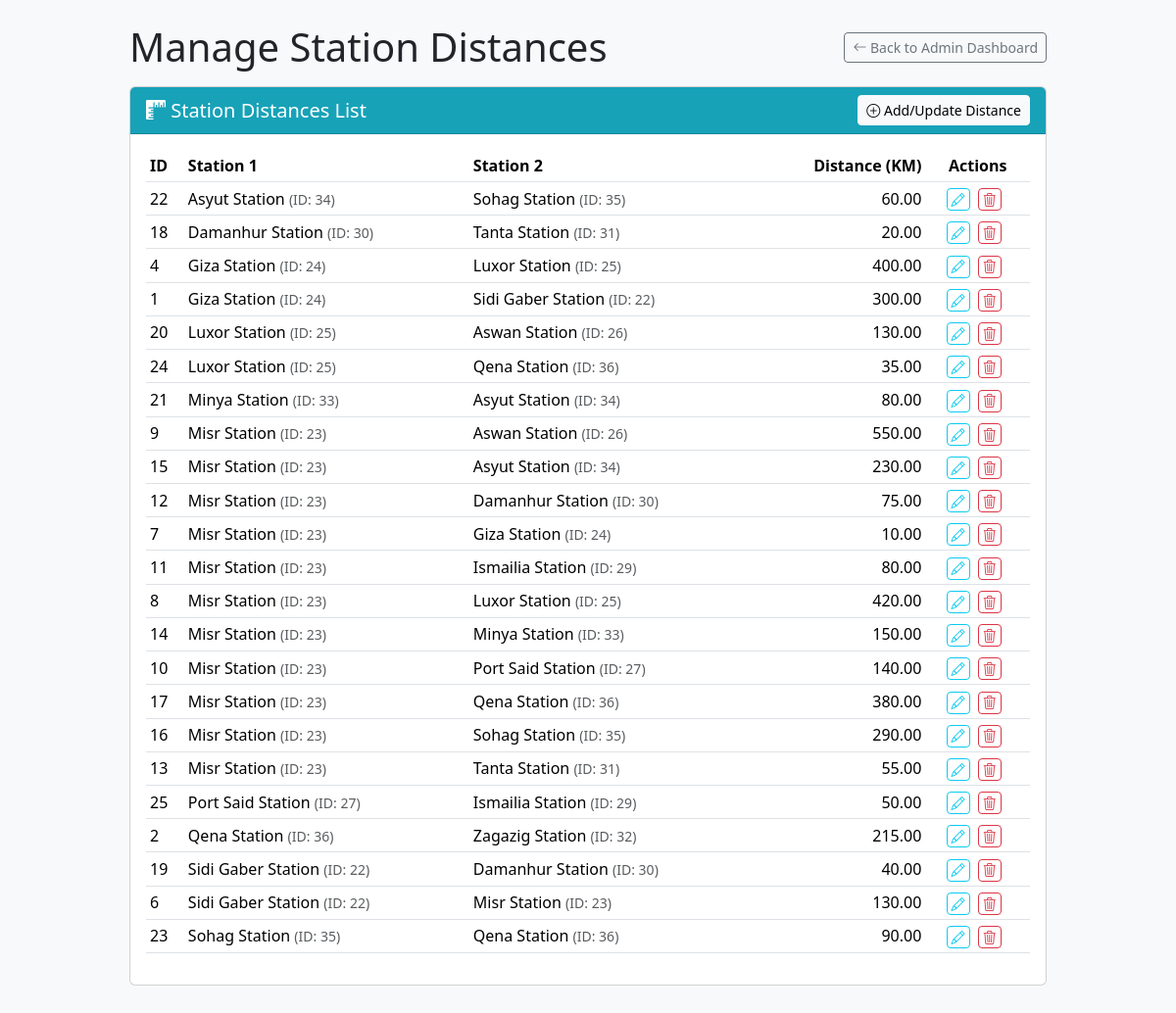
Page /views/Admin/pricing_management.php (signed in) on the committed database.
### tables this page shows
CREATE TABLE `station_distances` (
  `distance_id` int(11) NOT NULL,
  `station1_id` int(11) NOT NULL,
  `station2_id` int(11) NOT NULL,
  `distance` decimal(10,2) NOT NULL COMMENT 'Distance in miles',
  `created_at` timestamp NOT NULL DEFAULT current_timestamp()
);

CREATE TABLE `stations` (
  `station_id` int(11) NOT NULL,
  `station_code` varchar(10) NOT NULL,
  `station_name` varchar(100) NOT NULL,
  `city` varchar(100) NOT NULL,
  `created_at` timestamp NOT NULL DEFAULT current_timestamp(),
  `updated_at` timestamp NOT NULL DEFAULT current_timestamp() ON UPDATE current_timestamp(),
  `is_active` tinyint(1) NOT NULL DEFAULT 1 COMMENT '1 for active, 0 for inactive'
);

### config/DBController.php (called while the page is built, shortened)
<?php
class DBController {
    private $dbHost = 'localhost';
    private $dbUser = 'root';
    private $dbPassword = '';
    private $dbName = 'ticket_system';
    private $connection;
    private static $instance = null;
    private function __construct($dbName = 'ticket_system') {
        $this->dbName = $dbName;
    }
    public static function getInstance($dbName = 'ticket_system') {
        if (self::$instance === null) {
            self::$instance = new DBController($dbName);
        }
        return self::$instance;
    }
    public function openConnection() {
        $this->connection = new mysqli($this->dbHost, $this->dbUser, $this->dbPassword, $this->dbName);
        return true;
    }
    public function select($qry, $params = []) {
        $result = $this->connection->query($qry);
        return $result->fetch_all(MYSQLI_ASSOC);
    }
}
?>

### models/StationDistance.php (called while the page is built, shortened)
<?php
class StationDistance
{
    private $db;
    private $table = "station_distances";
    public function __construct(DBController $dbController)
    {
        $this->db = $dbController;
    }
    public function getAllWithStationNames()
    {
        $query = "SELECT
                    sd.distance_id,
                    sd.station1_id,
                    s1.station_name as station1_name,
                    sd.station2_id,
                    s2.station_name as station2_name,
                    sd.distance,
                    sd.created_at
                  FROM " . $this->table . " sd
                  JOIN stations s1 ON sd.station1_id = s1.station_id
                  JOIN stations s2 ON sd.station2_id = s2.station_id
                  ORDER BY s1.station_name ASC, s2.station_name ASC";
        try {
            $result = $this->db->select($query);
            return $result;
        } catch (Exception $e) {
            $this->setLastError("GetAllWithStationNames Exception: " . $e->getMessage());
            return false;
        }
    }
}

### views/Admin/Pricing_management.php (the view, shortened to what this page needs)
<?php
require_once '../../config/DBController.php';
require_once '../../models/StationDistance.php';
$page_message = $_SESSION['flash_message'] ?? null;
$station_distances = [];
try {
    $dbController = DBController::getInstance();
    $stationDistanceModel = new StationDistance($dbController);
    $station_distances_result = $stationDistanceModel->getAllWithStationNames();
    if ($station_distances_result === false) {
        $page_message = ($page_message ? $page_message . "<br>" : "") . "Error fetching station distances: " . htmlspecialchars($stationDistanceModel->getLastError());
        $page_message_type = 'danger';
    } else {
        $station_distances = $station_distances_result;
    }
} catch (Exception $e) {
    error_log("Error on Station Distance Management Page (Setup): " . $e->getMessage());
    $page_message = "A critical setup error occurred: " . htmlspecialchars($e->getMessage());
    $page_message_type = 'danger';
    $stations_for_dropdown = [];
    $station_distances = [];
}
?>
<!DOCTYPE html>
<html lang="en">
<head>
    <link href="https://cdn.jsdelivr.net/npm/bootstrap@5.3.2/dist/css/bootstrap.min.css" rel="stylesheet">
    <link rel="stylesheet" href="https://cdn.jsdelivr.net/npm/bootstrap-icons@1.11.3/font/bootstrap-icons.min.css">
</head>
<body>
    <div class="container mt-4 mb-5">
        <div class="d-flex justify-content-between align-items-center mb-3">
            <h1 class="mb-0">Manage Station Distances</h1>
            <a href="admin.php" class="btn btn-outline-secondary btn-sm">
                <i class="bi bi-arrow-left"></i> Back to Admin Dashboard
            </a>
        </div>
        <div class="card">
            <div class="card-header d-flex justify-content-between align-items-center">
                <h5><i class="bi bi-rulers"></i> Station Distances List</h5>
                <button type="button" class="btn btn-light btn-sm" data-bs-toggle="modal" data-bs-target="#manageStationDistanceModal" onclick="resetDistanceModal()">
                    <i class="bi bi-plus-circle"></i> Add/Update Distance
                </button>
            </div>
            <div class="card-body">
                <?php if (empty($station_distances)): ?>
                    <p class="text-muted">No station distances have been defined yet. Click "Add/Update Distance" to begin.</p>
                <?php else: ?>
                    <div class="table-responsive">
                        <table class="table table-hover table-sm">
                            <thead>
                                <tr>
                                    <th>ID</th>
                                    <th>Station 1</th>
                                    <th>Station 2</th>
                                    <th class="text-end">Distance (KM)</th>
                                    <th class="text-center">Actions</th>
                                </tr>
                            </thead>
                            <tbody>
                                <?php foreach ($station_distances as $dist): ?>
                                    <tr>
                                        <td><?= htmlspecialchars($dist['distance_id']) ?></td>
                                        <td><?= htmlspecialchars($dist['station1_name']) ?> <small class="text-muted">(ID: <?= htmlspecialchars($dist['station1_id']) ?>)</small></td>
                                        <td><?= htmlspecialchars($dist['station2_name']) ?> <small class="text-muted">(ID: <?= htmlspecialchars($dist['station2_id']) ?>)</small></td>
                                        <td class="text-end"><?= htmlspecialchars(number_format((float)$dist['distance'], 2)) ?></td>
                                        <td class="text-center action-buttons">
                                            <button class="btn btn-sm btn-outline-info py-0 px-1" title="Edit Distance"
                                                onclick="editDistanceModal(
                                                        '<?= htmlspecialchars($dist['distance_id']) ?>',
                                                        '<?= htmlspecialchars($dist['station1_id']) ?>',
                                                        '<?= htmlspecialchars(addslashes($dist['station1_name'])) ?>',
                                                        '<?= htmlspecialchars($dist['station2_id']) ?>',
                                                        '<?= htmlspecialchars(addslashes($dist['station2_name'])) ?>',
                                                        '<?= htmlspecialchars((float)$dist['distance']) ?>'
                                                    )">
                                                <i class="bi bi-pencil"></i>
                                            </button>
                                            <form method="POST" action="<?php echo htmlspecialchars($_SERVER['PHP_SELF']); ?>" style="display:inline-block;" onsubmit="return confirm('Are you sure you want to delete this distance entry? This action cannot be undone.');">
                                                <button type="submit" class="btn btn-sm btn-outline-danger py-0 px-1" title="Delete Distance">
                                                    <i class="bi bi-trash3"></i>
                                                </button>
                                            </form>
                                        </td>
                                    </tr>
                                <?php endforeach; ?>
                            </tbody>
                        </table>
                    </div>
                <?php endif; ?>
            </div>
        </div>
    </div>
</body>
</html>

### views/Admin/Pricing_management.php (style rules this page uses)
body { background-color: #f8f9fa; }
.container { max-width: 960px; }
.card-header { background-color: #17a2b8 !important; color: white; }
.card-header h5 { margin-bottom: 0; }
.table th, .table td { vertical-align: middle; }
.action-buttons button, .action-buttons form { margin-right: 0.25rem; }

### rows in the picture
station_distances: distance_id "22", station1.station_name "Asyut Station", station1 "34", station2.station_name "Sohag Station", station2 "35", distance "60.00"
station_distances: distance_id "18", station1.station_name "Damanhur Station", station1 "30", station2.station_name "Tanta Station", station2 "31", distance "20.00"
station_distances: distance_id "4", station1.station_name "Giza Station", station1 "24", station2.station_name "Luxor Station", station2 "25", distance "400.00"
station_distances: distance_id "1", station1.station_name "Giza Station", station1 "24", station2.station_name "Sidi Gaber Station", station2 "22", distance "300.00"
station_distances: distance_id "20", station1.station_name "Luxor Station", station1 "25", station2.station_name "Aswan Station", station2 "26", distance "130.00"
station_distances: distance_id "24", station1.station_name "Luxor Station", station1 "25", station2.station_name "Qena Station", station2 "36", distance "35.00"
station_distances: distance_id "21", station1.station_name "Minya Station", station1 "33", station2.station_name "Asyut Station", station2 "34", distance "80.00"
station_distances: distance_id "9", station1.station_name "Misr Station", station1 "23", station2.station_name "Aswan Station", station2 "26", distance "550.00"
station_distances: distance_id "15", station1.station_name "Misr Station", station1 "23", station2.station_name "Asyut Station", station2 "34", distance "230.00"
station_distances: distance_id "12", station1.station_name "Misr Station", station1 "23", station2.station_name "Damanhur Station", station2 "30", distance "75.00"
station_distances: distance_id "7", station1.station_name "Misr Station", station1 "23", station2.station_name "Giza Station", station2 "24", distance "10.00"
station_distances: distance_id "11", station1.station_name "Misr Station", station1 "23", station2.station_name "Ismailia Station", station2 "29", distance "80.00"
station_distances: distance_id "8", station1.station_name "Misr Station", station1 "23", station2.station_name "Luxor Station", station2 "25", distance "420.00"
station_distances: distance_id "14", station1.station_name "Misr Station", station1 "23", station2.station_name "Minya Station", station2 "33", distance "150.00"
station_distances: distance_id "10", station1.station_name "Misr Station", station1 "23", station2.station_name "Port Said Station", station2 "27", distance "140.00"
station_distances: distance_id "17", station1.station_name "Misr Station", station1 "23", station2.station_name "Qena Station", station2 "36", distance "380.00"
station_distances: distance_id "16", station1.station_name "Misr Station", station1 "23", station2.station_name "Sohag Station", station2 "35", distance "290.00"
station_distances: distance_id "13", station1.station_name "Misr Station", station1 "23", station2.station_name "Tanta Station", station2 "31", distance "55.00"
station_distances: distance_id "25", station1.station_name "Port Said Station", station1 "27", station2.station_name "Ismailia Station", station2 "29", distance "50.00"
station_distances: distance_id "2", station1.station_name "Qena Station", station1 "36", station2.station_name "Zagazig Station", station2 "32", distance "215.00"
station_distances: distance_id "19", station1.station_name "Sidi Gaber Station", station1 "22", station2.station_name "Damanhur Station", station2 "30", distance "40.00"
station_distances: distance_id "6", station1.station_name "Sidi Gaber Station", station1 "22", station2.station_name "Misr Station", station2 "23", distance "130.00"
station_distances: distance_id "23", station1.station_name "Sohag Station", station1 "35", station2.station_name "Qena Station", station2 "36", distance "90.00"
